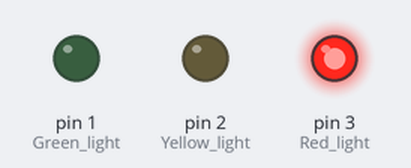
This sketch was run on a simulated Arduino Uno, built with avr-gcc and run on an emulated ATmega328P. Shown: output pins drawn as LEDs (lit = HIGH).

Above: at 2.5 s.
At 7.5 s:
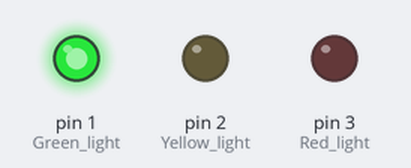
At 11.0 s:
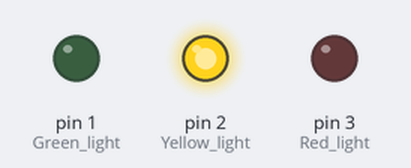
Timing chart, 0 to 15.6 s (numbered marks = the images above):
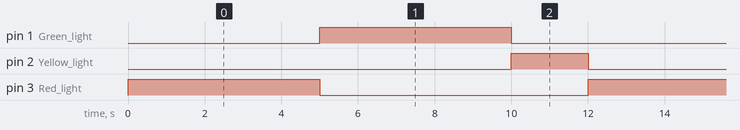

Measured:
- by itself, pin 1 (Green_light), pin 3 (Red_light): alternates HIGH for 5.0 s and LOW for 7.0 s
- by itself, pin 2 (Yellow_light): alternates HIGH for 2.0 s and LOW for 10.0 s
- by itself, everything shown: repeats every 12.0 s, in 4 steps

The sketch:

traffic_light.ino
```cpp
 void setup() {
  pinMode(1, OUTPUT);  // Green light
  pinMode(2, OUTPUT);  // Yellow light
  pinMode(3, OUTPUT);  // Red light
}

void loop() {
  digitalWrite(3, HIGH);  // Red light ON
  delay(5000);            // Wait for 5 seconds
  digitalWrite(3, LOW);   // Red light OFF

  digitalWrite(1, HIGH);  // Green light ON
  delay(5000);            // Wait for 5 seconds
  digitalWrite(1, LOW);   // Green light OFF

  digitalWrite(2, HIGH);  // Yellow light ON
  delay(2000);            // Wait for 2 seconds
  digitalWrite(2, LOW);   // Yellow light OFF
}
```
